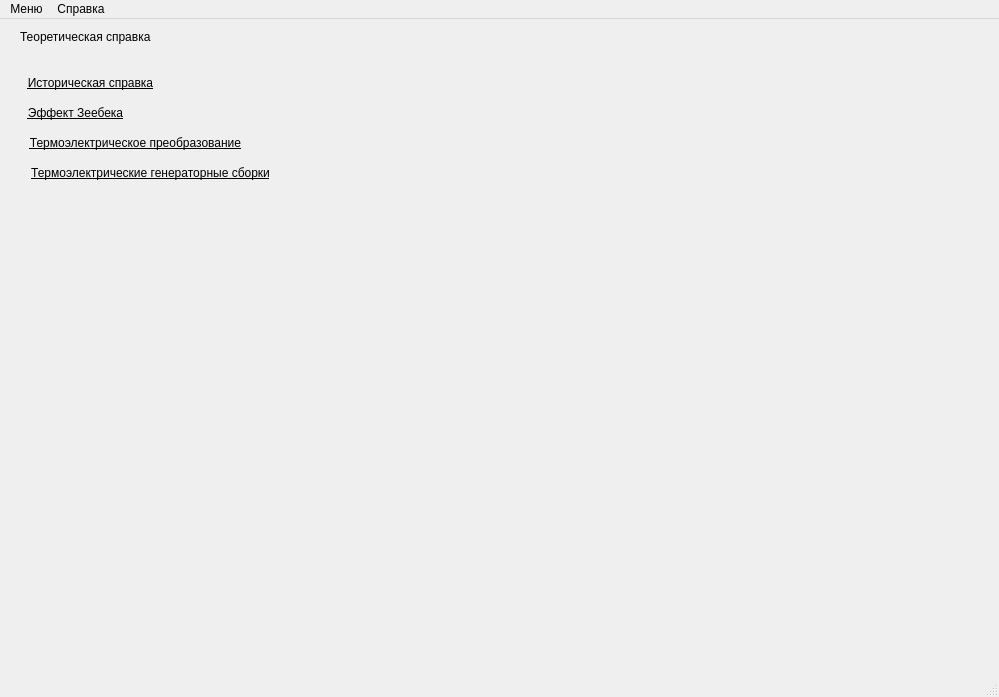
<?xml version="1.0" encoding="UTF-8"?>
<ui version="4.0">
 <class>MainWindow</class>
 <widget class="QMainWindow" name="MainWindow">
  <property name="geometry">
   <rect>
    <x>0</x>
    <y>0</y>
    <width>999</width>
    <height>697</height>
   </rect>
  </property>
  <property name="windowTitle">
   <string>MainWindow</string>
  </property>
  <property name="windowIcon">
   <iconset theme="33f">
    <selectedon>:/new/model/D:/Загрузки/1200px-Symbol_Thermocouple.svg.ico</selectedon>
   </iconset>
  </property>
  <widget class="QWidget" name="centralwidget">
   <widget class="QWidget" name="widget" native="true">
    <property name="geometry">
     <rect>
      <x>0</x>
      <y>0</y>
      <width>1000</width>
      <height>650</height>
     </rect>
    </property>
    <widget class="QStackedWidget" name="stackedMain">
     <property name="geometry">
      <rect>
       <x>0</x>
       <y>0</y>
       <width>1000</width>
       <height>650</height>
      </rect>
     </property>
     <property name="currentIndex">
      <number>0</number>
     </property>
     <widget class="QWidget" name="theory">
      <widget class="QLabel" name="label_6">
       <property name="geometry">
        <rect>
         <x>20</x>
         <y>10</y>
         <width>161</width>
         <height>16</height>
        </rect>
       </property>
       <property name="text">
        <string>Теоретическая справка</string>
       </property>
      </widget>
      <widget class="QStackedWidget" name="stackedWidget">
       <property name="geometry">
        <rect>
         <x>10</x>
         <y>40</y>
         <width>971</width>
         <height>591</height>
        </rect>
       </property>
       <property name="currentIndex">
        <number>0</number>
       </property>
       <widget class="QWidget" name="theory_menu">
        <widget class="QPushButton" name="history_button">
         <property name="geometry">
          <rect>
           <x>10</x>
           <y>10</y>
           <width>141</width>
           <height>28</height>
          </rect>
         </property>
         <property name="font">
          <font>
           <underline>true</underline>
           <stylestrategy>PreferDefault</stylestrategy>
          </font>
         </property>
         <property name="contextMenuPolicy">
          <enum>Qt::DefaultContextMenu</enum>
         </property>
         <property name="layoutDirection">
          <enum>Qt::LeftToRight</enum>
         </property>
         <property name="text">
          <string>Историческая справка</string>
         </property>
         <property name="flat">
          <bool>true</bool>
         </property>
        </widget>
        <widget class="QPushButton" name="seebeck_button">
         <property name="geometry">
          <rect>
           <x>10</x>
           <y>40</y>
           <width>111</width>
           <height>28</height>
          </rect>
         </property>
         <property name="font">
          <font>
           <underline>true</underline>
           <stylestrategy>PreferDefault</stylestrategy>
          </font>
         </property>
         <property name="contextMenuPolicy">
          <enum>Qt::DefaultContextMenu</enum>
         </property>
         <property name="layoutDirection">
          <enum>Qt::LeftToRight</enum>
         </property>
         <property name="text">
          <string>Эффект Зеебека</string>
         </property>
         <property name="flat">
          <bool>true</bool>
         </property>
        </widget>
        <widget class="QPushButton" name="transformation_button">
         <property name="geometry">
          <rect>
           <x>10</x>
           <y>70</y>
           <width>231</width>
           <height>28</height>
          </rect>
         </property>
         <property name="font">
          <font>
           <underline>true</underline>
           <stylestrategy>PreferDefault</stylestrategy>
          </font>
         </property>
         <property name="contextMenuPolicy">
          <enum>Qt::DefaultContextMenu</enum>
         </property>
         <property name="layoutDirection">
          <enum>Qt::LeftToRight</enum>
         </property>
         <property name="text">
          <string>Термоэлектрическое преобразование</string>
         </property>
         <property name="flat">
          <bool>true</bool>
         </property>
        </widget>
        <widget class="QPushButton" name="assembl_button">
         <property name="geometry">
          <rect>
           <x>10</x>
           <y>100</y>
           <width>261</width>
           <height>28</height>
          </rect>
         </property>
         <property name="font">
          <font>
           <underline>true</underline>
           <stylestrategy>PreferDefault</stylestrategy>
          </font>
         </property>
         <property name="contextMenuPolicy">
          <enum>Qt::DefaultContextMenu</enum>
         </property>
         <property name="layoutDirection">
          <enum>Qt::LeftToRight</enum>
         </property>
         <property name="text">
          <string>Термоэлектрические генераторные сборки</string>
         </property>
         <property name="flat">
          <bool>true</bool>
         </property>
        </widget>
       </widget>
       <widget class="QWidget" name="history">
        <widget class="QTextBrowser" name="textBrowser">
         <property name="geometry">
          <rect>
           <x>0</x>
           <y>0</y>
           <width>951</width>
           <height>551</height>
          </rect>
         </property>
         <property name="html">
          <string>&lt;!DOCTYPE HTML PUBLIC &quot;-//W3C//DTD HTML 4.0//EN&quot; &quot;http://www.w3.org/TR/REC-html40/strict.dtd&quot;&gt;
&lt;html&gt;&lt;head&gt;&lt;meta name=&quot;qrichtext&quot; content=&quot;1&quot; /&gt;&lt;style type=&quot;text/css&quot;&gt;
p, li { white-space: pre-wrap; }
&lt;/style&gt;&lt;/head&gt;&lt;body style=&quot; font-family:'MS Shell Dlg 2'; font-size:7.8pt; font-weight:400; font-style:normal;&quot;&gt;
&lt;p style=&quot; margin-top:12px; margin-bottom:12px; margin-left:0px; margin-right:0px; -qt-block-indent:0; text-indent:0px;&quot;&gt;&lt;span style=&quot; font-family:'Times New Roman','serif'; font-size:12pt;&quot;&gt;Возникновение контактной разности потенциалов при соприкосновении двух разнородных проводников, открытое Алессандро Вольта в последнем десятилетии XVIII века, привлекло внимание многих физиков к процессам, протекающим в цепях разнородных материалов. &lt;/span&gt;&lt;/p&gt;
&lt;p style=&quot; margin-top:12px; margin-bottom:12px; margin-left:0px; margin-right:0px; -qt-block-indent:0; text-indent:0px;&quot;&gt;&lt;span style=&quot; font-family:'Times New Roman','serif'; font-size:12pt;&quot;&gt;Днем рождения термоэлектричества можно считать 14 декабря 1820 г. В этот день на заседании Берлинской академии наук академик Томас Иоганн Зеебек впервые доложил о наблюдении им отклонения магнитной стрелки компаса вблизи замкнутой цепи из двух разнородных металлов, один спай которых нагревался . Томас Зеебек называл этот эффект «термомагнетизмом». &lt;/span&gt;&lt;/p&gt;
&lt;p style=&quot; margin-top:12px; margin-bottom:12px; margin-left:0px; margin-right:0px; -qt-block-indent:0; text-indent:0px;&quot;&gt;&lt;span style=&quot; font-family:'Times New Roman','serif'; font-size:12pt;&quot;&gt;Позже, в 1822 г., в докладах Прусской академии наук был опубликован научный труд Томаса Зеебека «К вопросу о магнитной поляризации некоторых материалов и руд, возникающей в условиях разности температур». В своих опытах Томас Зеебек использовал контакт двух различных материалов (конструктивно выполненных в виде проволоки, пластин и/или стержней) из различных металлов, в частности из меди, висмута и сурьмы. &lt;/span&gt;&lt;/p&gt;
&lt;p style=&quot; margin-top:12px; margin-bottom:12px; margin-left:0px; margin-right:0px; -qt-block-indent:0; text-indent:0px;&quot;&gt;&lt;span style=&quot; font-family:'Times New Roman','serif'; font-size:12pt;&quot;&gt;Суть явления, которое вошло впоследствии в физику под термином «эффект Зеебека», состояла в том, что при замыкании концов цепи, состоящей из двух разнородных металлических материалов, спаи которых (обозначенные на рис. 2 m-p и n-o) находились при разных температурах, магнитная стрелка (а), помещенная вблизи такой цепи, поворачивалась так же, как и в присутствии магнитного материала. В результате Зеебек наблюдал возникновение магнитного поля, которое фиксировалось по отклонению магнитной стрелки. Угол и направление поворота магнитной стрелки зависели от значения разности температур на спаях цепи и сочетания материалов, из которых была составлена цепь. &lt;/span&gt;&lt;/p&gt;
&lt;p style=&quot; margin-top:12px; margin-bottom:12px; margin-left:0px; margin-right:0px; -qt-block-indent:0; text-indent:0px;&quot;&gt;&lt;span style=&quot; font-family:'Times New Roman','serif'; font-size:12pt;&quot;&gt;Эффективность термоэлектрического преобразования теплового потока в электрическую энергию для наилучшего сочетания значений термоэлектродвижущей силы (термоЭДС) рядов пар материалов, составленных самим первооткрывателем этого эффекта Томасом Зеебеком, могла достичь 2–3%, что значительно превосходило КПД паровых машин того времени. Неизвестно, каким путем пошло бы развитие энергетики, будь больше внимания уделено термоэлектричеству в те годы. Сегодня термоэлектричество наверстывает незаслуженное вековое забвение в энергетике. Это ускоренное движение началось совсем недавно — в 30‑е годы прошлого века благодаря работам А. Ф. Иоффе. Именно в эти годы была заложена основа развития современной термоэлектрической энергетики. Одним из первых выдающихся практических применений термоэлектрических полупроводниковых генераторов стал легендарный в тяжелые годы Великой Отечественной войны «Партизанский котелок» (ТГ-1, 1942 г.). Это устройство позволяло обеспечивать электрической энергией мощностью 2–4 Вт питание радиостанций партизанских отрядов и заменило труднодоступные и обладавшие в те времена малой емкостью гальванические батареи. Для получения электрической энергии было достаточно разности температур 250…300 °С над огнем костра при стабилизации температуры холодных спаев кипящей водой. Мировым термоэлектрическим сообществом общепризнан приоритет практического применения эффекта прямого преобразования тепловой энергии в электрическую за Советской Россией. Для упрощения понимания используемых в последующих разделах обозначений и сокращений в таблице 1 приводится их единый перечень.&lt;/span&gt;&lt;span style=&quot; font-size:8pt;&quot;&gt; &lt;/span&gt;&lt;/p&gt;&lt;/body&gt;&lt;/html&gt;</string>
         </property>
        </widget>
        <widget class="QPushButton" name="theory_back">
         <property name="geometry">
          <rect>
           <x>800</x>
           <y>560</y>
           <width>131</width>
           <height>28</height>
          </rect>
         </property>
         <property name="text">
          <string>Вернуться к меню</string>
         </property>
        </widget>
       </widget>
       <widget class="QWidget" name="seebeck_effect">
        <widget class="QPushButton" name="theory_back_2">
         <property name="geometry">
          <rect>
           <x>810</x>
           <y>570</y>
           <width>131</width>
           <height>28</height>
          </rect>
         </property>
         <property name="text">
          <string>Вернуться к меню</string>
         </property>
        </widget>
        <widget class="QTextBrowser" name="textBrowser_2">
         <property name="geometry">
          <rect>
           <x>10</x>
           <y>10</y>
           <width>951</width>
           <height>551</height>
          </rect>
         </property>
         <property name="html">
          <string>&lt;!DOCTYPE HTML PUBLIC &quot;-//W3C//DTD HTML 4.0//EN&quot; &quot;http://www.w3.org/TR/REC-html40/strict.dtd&quot;&gt;
&lt;html&gt;&lt;head&gt;&lt;meta name=&quot;qrichtext&quot; content=&quot;1&quot; /&gt;&lt;style type=&quot;text/css&quot;&gt;
p, li { white-space: pre-wrap; }
&lt;/style&gt;&lt;/head&gt;&lt;body style=&quot; font-family:'MS Shell Dlg 2'; font-size:7.8pt; font-weight:400; font-style:normal;&quot;&gt;
&lt;p style=&quot; margin-top:0px; margin-bottom:0px; margin-left:0px; margin-right:0px; -qt-block-indent:0; text-indent:0px;&quot;&gt;&lt;span style=&quot; font-size:12pt;&quot;&gt;Как уже было отмечено, в основе термоэлектрической генерации лежит эффект Зеебека — термоэлектрический эффект, заключающийся в возникновении термоЭДС при нагреве контакта (спая) двух разнородных металлов или полупроводников (термопары). &lt;/span&gt;&lt;/p&gt;
&lt;p style=&quot;-qt-paragraph-type:empty; margin-top:0px; margin-bottom:0px; margin-left:0px; margin-right:0px; -qt-block-indent:0; text-indent:0px; font-size:12pt;&quot;&gt;&lt;br /&gt;&lt;/p&gt;
&lt;p style=&quot; margin-top:0px; margin-bottom:0px; margin-left:0px; margin-right:0px; -qt-block-indent:0; text-indent:0px;&quot;&gt;&lt;span style=&quot; font-size:12pt;&quot;&gt;Напряжение термоЭДС Eтэдс прямо пропорционально коэффициенту Зеебека α и разнице температур ΔT между горячей Th и холодной Tc сторонами (спаями) термоэлектрического модуля. &lt;/span&gt;&lt;/p&gt;
&lt;p style=&quot; margin-top:0px; margin-bottom:0px; margin-left:0px; margin-right:0px; -qt-block-indent:0; text-indent:0px;&quot;&gt;&lt;span style=&quot; font-size:12pt;&quot;&gt;Представленная конструкция термопары состоит из разнородных полупроводниковых термоэлементов n- и p-типа, соединенных между собой наодной стороне, другие два свободных конца подключаются к нагрузке Rн. &lt;/span&gt;&lt;/p&gt;
&lt;p style=&quot;-qt-paragraph-type:empty; margin-top:0px; margin-bottom:0px; margin-left:0px; margin-right:0px; -qt-block-indent:0; text-indent:0px; font-size:12pt;&quot;&gt;&lt;br /&gt;&lt;/p&gt;
&lt;p style=&quot; margin-top:0px; margin-bottom:0px; margin-left:0px; margin-right:0px; -qt-block-indent:0; text-indent:0px;&quot;&gt;&lt;span style=&quot; font-size:12pt;&quot;&gt;Если температура места контакта отлична от температуры свободных концов, то по такой цепи пойдет ток, а на нагрузке будет выделяться полезная мощность.&lt;/span&gt;&lt;/p&gt;
&lt;p style=&quot;-qt-paragraph-type:empty; margin-top:0px; margin-bottom:0px; margin-left:0px; margin-right:0px; -qt-block-indent:0; text-indent:0px; font-size:12pt;&quot;&gt;&lt;br /&gt;&lt;/p&gt;
&lt;p style=&quot; margin-top:0px; margin-bottom:0px; margin-left:0px; margin-right:0px; -qt-block-indent:0; text-indent:0px;&quot;&gt;&lt;span style=&quot; font-size:12pt;&quot;&gt;Для увеличения получаемых электрической мощности и напряжения термопары соединяют последовательно, при этом они образуют термобатарею, или термоэлектрический модуль.&lt;/span&gt;&lt;/p&gt;
&lt;p style=&quot;-qt-paragraph-type:empty; margin-top:0px; margin-bottom:0px; margin-left:0px; margin-right:0px; -qt-block-indent:0; text-indent:0px; font-size:12pt;&quot;&gt;&lt;br /&gt;&lt;/p&gt;
&lt;p style=&quot; margin-top:0px; margin-bottom:0px; margin-left:0px; margin-right:0px; -qt-block-indent:0; text-indent:0px;&quot;&gt;&lt;span style=&quot; font-size:12pt;&quot;&gt;Конструктивное исполнение стандартного генераторного модуля мало чем отличается от холодильных термоэлектрических модулей. Между двух керамических пластин смонтированы электрически последовательно, а по тепловому потоку — параллельно термоэлектрические элементы n- и p-типа. Модуль имеет ширину А, длину В и высоту Н. Как правило, модуль поставляется с напаянными проводами.&lt;/span&gt;&lt;/p&gt;&lt;/body&gt;&lt;/html&gt;</string>
         </property>
        </widget>
       </widget>
       <widget class="QWidget" name="transformation"/>
       <widget class="QWidget" name="assebl"/>
      </widget>
     </widget>
     <widget class="QWidget" name="about">
      <widget class="QLabel" name="label_7">
       <property name="geometry">
        <rect>
         <x>20</x>
         <y>10</y>
         <width>91</width>
         <height>16</height>
        </rect>
       </property>
       <property name="text">
        <string>О программе</string>
       </property>
      </widget>
      <widget class="QWidget" name="gridLayoutWidget_2">
       <property name="geometry">
        <rect>
         <x>30</x>
         <y>50</y>
         <width>362</width>
         <height>110</height>
        </rect>
       </property>
       <layout class="QGridLayout" name="gridLayout_6">
        <item row="1" column="0">
         <widget class="QLabel" name="label_22">
          <property name="text">
           <string>Версия:</string>
          </property>
         </widget>
        </item>
        <item row="2" column="1">
         <widget class="QLabel" name="label_25">
          <property name="text">
           <string>15.10.2021</string>
          </property>
         </widget>
        </item>
        <item row="3" column="0">
         <widget class="QLabel" name="label_34">
          <property name="text">
           <string>Лицензия:</string>
          </property>
         </widget>
        </item>
        <item row="2" column="0">
         <widget class="QLabel" name="label_24">
          <property name="text">
           <string>Дата билда:</string>
          </property>
         </widget>
        </item>
        <item row="3" column="1">
         <widget class="QLabel" name="label_35">
          <property name="text">
           <string>GNU</string>
          </property>
         </widget>
        </item>
        <item row="0" column="0">
         <widget class="QLabel" name="label_21">
          <property name="text">
           <string>Наименование:</string>
          </property>
         </widget>
        </item>
        <item row="1" column="1">
         <widget class="QLabel" name="label_23">
          <property name="text">
           <string>1.0</string>
          </property>
         </widget>
        </item>
        <item row="0" column="1">
         <widget class="QLabel" name="label_2">
          <property name="text">
           <string> &quot;Расчет парметров термопар&quot;</string>
          </property>
         </widget>
        </item>
        <item row="4" column="1">
         <widget class="QLabel" name="label_36">
          <property name="text">
           <string>Freeware, используйте на свой страх и риск</string>
          </property>
         </widget>
        </item>
       </layout>
      </widget>
     </widget>
     <widget class="QWidget" name="learning">
      <widget class="QLabel" name="label">
       <property name="geometry">
        <rect>
         <x>20</x>
         <y>10</y>
         <width>101</width>
         <height>16</height>
        </rect>
       </property>
       <property name="text">
        <string>Режим обучения</string>
       </property>
      </widget>
      <widget class="QStackedWidget" name="stackedWidget_2">
       <property name="geometry">
        <rect>
         <x>10</x>
         <y>40</y>
         <width>791</width>
         <height>501</height>
        </rect>
       </property>
       <property name="currentIndex">
        <number>0</number>
       </property>
       <widget class="QWidget" name="setup"/>
       <widget class="QWidget" name="questions">
        <widget class="QLabel" name="label_3">
         <property name="geometry">
          <rect>
           <x>10</x>
           <y>0</y>
           <width>71</width>
           <height>16</height>
          </rect>
         </property>
         <property name="text">
          <string>Вопрос #x</string>
         </property>
        </widget>
        <widget class="QPushButton" name="questionsDone">
         <property name="geometry">
          <rect>
           <x>680</x>
           <y>460</y>
           <width>93</width>
           <height>28</height>
          </rect>
         </property>
         <property name="text">
          <string>Проверить</string>
         </property>
        </widget>
       </widget>
       <widget class="QWidget" name="stat">
        <widget class="QLabel" name="label_4">
         <property name="geometry">
          <rect>
           <x>10</x>
           <y>0</y>
           <width>71</width>
           <height>16</height>
          </rect>
         </property>
         <property name="text">
          <string>Результаты</string>
         </property>
        </widget>
        <widget class="QPushButton" name="statDone">
         <property name="geometry">
          <rect>
           <x>680</x>
           <y>460</y>
           <width>93</width>
           <height>28</height>
          </rect>
         </property>
         <property name="text">
          <string>Начать заново</string>
         </property>
        </widget>
        <widget class="QPushButton" name="saveXLSX">
         <property name="geometry">
          <rect>
           <x>542</x>
           <y>460</y>
           <width>111</width>
           <height>28</height>
          </rect>
         </property>
         <property name="text">
          <string>Сохранить в xlsx</string>
         </property>
        </widget>
       </widget>
      </widget>
     </widget>
     <widget class="QWidget" name="modeling">
      <widget class="QLabel" name="label_8">
       <property name="geometry">
        <rect>
         <x>10</x>
         <y>20</y>
         <width>331</width>
         <height>331</height>
        </rect>
       </property>
       <property name="text">
        <string/>
       </property>
       <property name="pixmap">
        <pixmap resource="resources/res.qrc">:/new/model/basic.png</pixmap>
       </property>
      </widget>
      <widget class="QLabel" name="voltage_label">
       <property name="geometry">
        <rect>
         <x>30</x>
         <y>120</y>
         <width>31</width>
         <height>16</height>
        </rect>
       </property>
       <property name="text">
        <string>1</string>
       </property>
      </widget>
      <widget class="QLabel" name="Tcold_label">
       <property name="geometry">
        <rect>
         <x>90</x>
         <y>160</y>
         <width>31</width>
         <height>16</height>
        </rect>
       </property>
       <property name="text">
        <string>1</string>
       </property>
      </widget>
      <widget class="QLabel" name="Thot_label">
       <property name="geometry">
        <rect>
         <x>190</x>
         <y>250</y>
         <width>20</width>
         <height>20</height>
        </rect>
       </property>
       <property name="text">
        <string>1</string>
       </property>
      </widget>
      <widget class="QLabel" name="dT_label">
       <property name="geometry">
        <rect>
         <x>80</x>
         <y>220</y>
         <width>71</width>
         <height>16</height>
        </rect>
       </property>
       <property name="text">
        <string>1</string>
       </property>
      </widget>
      <widget class="QLabel" name="couple2_label">
       <property name="geometry">
        <rect>
         <x>230</x>
         <y>290</y>
         <width>61</width>
         <height>16</height>
        </rect>
       </property>
       <property name="text">
        <string>1</string>
       </property>
      </widget>
      <widget class="QLabel" name="couple1_label">
       <property name="geometry">
        <rect>
         <x>100</x>
         <y>290</y>
         <width>61</width>
         <height>16</height>
        </rect>
       </property>
       <property name="text">
        <string>1</string>
       </property>
      </widget>
      <widget class="QLabel" name="label_5">
       <property name="geometry">
        <rect>
         <x>20</x>
         <y>10</y>
         <width>191</width>
         <height>20</height>
        </rect>
       </property>
       <property name="text">
        <string>Режим моделирования</string>
       </property>
      </widget>
      <widget class="QRadioButton" name="dT_button_9">
       <property name="geometry">
        <rect>
         <x>1064</x>
         <y>503</y>
         <width>16</width>
         <height>16</height>
        </rect>
       </property>
       <property name="text">
        <string/>
       </property>
      </widget>
      <widget class="QLineEdit" name="lineEdit_9">
       <property name="geometry">
        <rect>
         <x>1087</x>
         <y>500</y>
         <width>134</width>
         <height>22</height>
        </rect>
       </property>
      </widget>
      <widget class="QWidget" name="gridLayoutWidget_4">
       <property name="geometry">
        <rect>
         <x>580</x>
         <y>40</y>
         <width>331</width>
         <height>351</height>
        </rect>
       </property>
       <layout class="QGridLayout" name="gridLayout">
        <item row="0" column="0">
         <widget class="QLabel" name="label_41">
          <property name="text">
           <string>Параметры</string>
          </property>
         </widget>
        </item>
        <item row="1" column="0">
         <layout class="QGridLayout" name="gridLayout_5">
          <item row="2" column="1">
           <widget class="QLabel" name="label_27">
            <property name="text">
             <string>Вт</string>
            </property>
           </widget>
          </item>
          <item row="8" column="1">
           <widget class="QLabel" name="label_33">
            <property name="text">
             <string>Ом</string>
            </property>
           </widget>
          </item>
          <item row="5" column="1">
           <widget class="QLabel" name="label_30">
            <property name="text">
             <string>С</string>
            </property>
           </widget>
          </item>
          <item row="4" column="0">
           <widget class="QLabel" name="label_10">
            <property name="text">
             <string>Т хол</string>
            </property>
           </widget>
          </item>
          <item row="1" column="1">
           <widget class="QLabel" name="label_26">
            <property name="text">
             <string>А</string>
            </property>
           </widget>
          </item>
          <item row="2" column="0">
           <widget class="QLabel" name="label_20">
            <property name="text">
             <string>P</string>
            </property>
           </widget>
          </item>
          <item row="5" column="0">
           <widget class="QLabel" name="label_11">
            <property name="text">
             <string>Т гор</string>
            </property>
           </widget>
          </item>
          <item row="6" column="3">
           <widget class="QRadioButton" name="dT_button">
            <property name="text">
             <string/>
            </property>
           </widget>
          </item>
          <item row="3" column="2">
           <widget class="QLineEdit" name="rn"/>
          </item>
          <item row="6" column="1">
           <widget class="QLabel" name="label_31">
            <property name="text">
             <string>С</string>
            </property>
           </widget>
          </item>
          <item row="3" column="1">
           <widget class="QLabel" name="label_28">
            <property name="text">
             <string>Ом</string>
            </property>
           </widget>
          </item>
          <item row="5" column="3">
           <widget class="QRadioButton" name="Thot_button">
            <property name="text">
             <string/>
            </property>
           </widget>
          </item>
          <item row="4" column="1">
           <widget class="QLabel" name="label_29">
            <property name="text">
             <string>С</string>
            </property>
           </widget>
          </item>
          <item row="8" column="2">
           <widget class="QLineEdit" name="rvn"/>
          </item>
          <item row="0" column="1">
           <widget class="QLabel" name="label_19">
            <property name="text">
             <string>В</string>
            </property>
           </widget>
          </item>
          <item row="6" column="0">
           <widget class="QLabel" name="label_12">
            <property name="text">
             <string>dT</string>
            </property>
           </widget>
          </item>
          <item row="2" column="2">
           <widget class="QLineEdit" name="power"/>
          </item>
          <item row="7" column="2">
           <widget class="QLineEdit" name="alpha"/>
          </item>
          <item row="8" column="0">
           <widget class="QLabel" name="label_18">
            <property name="text">
             <string>Rвн</string>
            </property>
           </widget>
          </item>
          <item row="7" column="1">
           <widget class="QLabel" name="label_32">
            <property name="text">
             <string>мкВ/С</string>
            </property>
           </widget>
          </item>
          <item row="4" column="3">
           <widget class="QRadioButton" name="Tcold_button">
            <property name="text">
             <string/>
            </property>
           </widget>
          </item>
          <item row="3" column="0">
           <widget class="QLabel" name="label_17">
            <property name="text">
             <string>Rн</string>
            </property>
           </widget>
          </item>
          <item row="5" column="2">
           <widget class="QLineEdit" name="Thot"/>
          </item>
          <item row="6" column="2">
           <widget class="QLineEdit" name="dT"/>
          </item>
          <item row="7" column="0">
           <widget class="QLabel" name="label_15">
            <property name="text">
             <string>alpha</string>
            </property>
           </widget>
          </item>
          <item row="1" column="2">
           <widget class="QLineEdit" name="current"/>
          </item>
          <item row="0" column="0">
           <widget class="QLabel" name="label_9">
            <property name="text">
             <string>V</string>
            </property>
           </widget>
          </item>
          <item row="4" column="2">
           <widget class="QLineEdit" name="Tcold"/>
          </item>
          <item row="1" column="0">
           <widget class="QLabel" name="label_16">
            <property name="text">
             <string>I</string>
            </property>
           </widget>
          </item>
          <item row="9" column="2">
           <layout class="QGridLayout" name="gridLayout_2">
            <item row="1" column="1">
             <widget class="QComboBox" name="couple2"/>
            </item>
            <item row="0" column="1">
             <widget class="QLabel" name="label_14">
              <property name="text">
               <string>Металл 2</string>
              </property>
             </widget>
            </item>
            <item row="1" column="0">
             <widget class="QComboBox" name="couple1"/>
            </item>
            <item row="0" column="0">
             <widget class="QLabel" name="label_13">
              <property name="text">
               <string>Металл 1</string>
              </property>
             </widget>
            </item>
           </layout>
          </item>
          <item row="0" column="2">
           <widget class="QLineEdit" name="voltage"/>
          </item>
         </layout>
        </item>
       </layout>
      </widget>
      <widget class="QWidget" name="gridLayoutWidget_5">
       <property name="geometry">
        <rect>
         <x>310</x>
         <y>50</y>
         <width>231</width>
         <height>80</height>
        </rect>
       </property>
       <layout class="QGridLayout" name="gridLayout_3">
        <item row="0" column="0">
         <widget class="QLabel" name="label_42">
          <property name="text">
           <string>Настройки</string>
          </property>
         </widget>
        </item>
        <item row="1" column="0">
         <layout class="QGridLayout" name="gridLayout_4">
          <item row="0" column="0">
           <widget class="QLabel" name="label_43">
            <property name="text">
             <string>Задать термопару</string>
            </property>
           </widget>
          </item>
          <item row="1" column="0">
           <widget class="QLabel" name="label_44">
            <property name="text">
             <string>Найти параметр</string>
            </property>
           </widget>
          </item>
          <item row="0" column="1">
           <widget class="QComboBox" name="param_mode"/>
          </item>
          <item row="1" column="1">
           <widget class="QComboBox" name="find_param"/>
          </item>
         </layout>
        </item>
       </layout>
      </widget>
     </widget>
    </widget>
   </widget>
  </widget>
  <widget class="QMenuBar" name="menubar">
   <property name="geometry">
    <rect>
     <x>0</x>
     <y>0</y>
     <width>999</width>
     <height>26</height>
    </rect>
   </property>
   <widget class="QMenu" name="menu">
    <property name="title">
     <string>Меню</string>
    </property>
    <addaction name="actModeling"/>
   </widget>
   <widget class="QMenu" name="menu_2">
    <property name="title">
     <string>Справка</string>
    </property>
    <addaction name="actTheory"/>
    <addaction name="actAbout"/>
   </widget>
   <addaction name="menu"/>
   <addaction name="menu_2"/>
  </widget>
  <widget class="QStatusBar" name="statusbar"/>
  <action name="actLearning">
   <property name="text">
    <string>Режим обучения</string>
   </property>
  </action>
  <action name="actModeling">
   <property name="text">
    <string>Режим моделирования</string>
   </property>
  </action>
  <action name="actTheory">
   <property name="text">
    <string>Теоретическая справка</string>
   </property>
  </action>
  <action name="actAbout">
   <property name="text">
    <string>О программе</string>
   </property>
  </action>
 </widget>
 <resources>
  <include location="resources/res.qrc"/>
 </resources>
 <connections/>
</ui>
